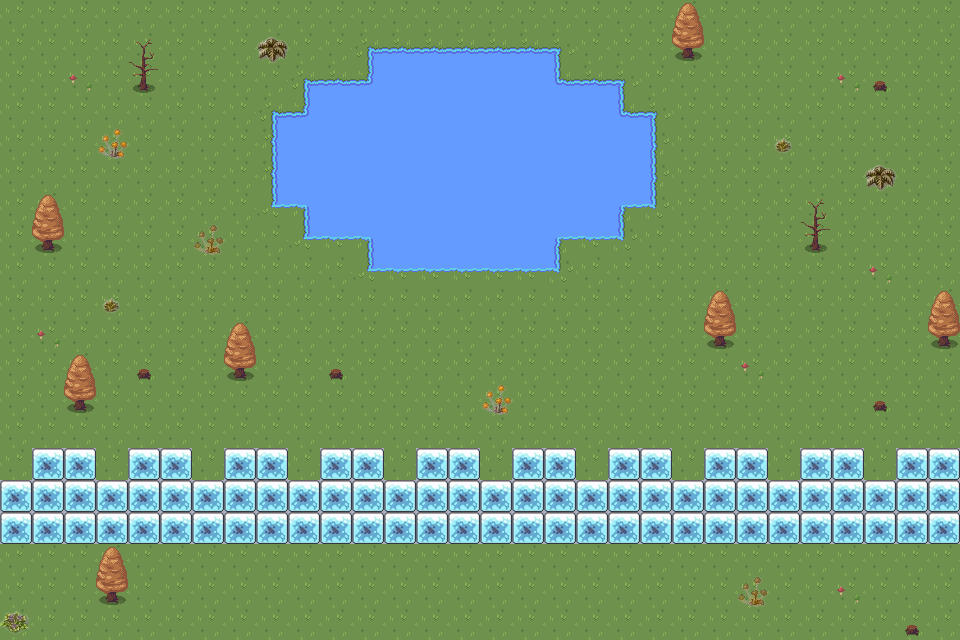

A level layout from a 2D game, rendered from its tile map. Below: a short description, then the map file with tile-grid data replaced by summaries:
An orthogonal 30x20 tile map with 32x32 px tiles, 5 tile layers (ete, eteDecor, automne, automneDecor, ...), 4 hidden layers not drawn, 6 tilesets and 6 objects (4x block, 2x other).

<map version="1.10" tiledversion="1.11.0" orientation="orthogonal" renderorder="right-down" width="30" height="20" tilewidth="32" tileheight="32" infinite="0" nextlayerid="20" nextobjectid="67">
 <tileset firstgid="1" source="RPG Nature Tileset.tsx" />
 <tileset firstgid="181" source="RPG Nature Tileset Autumn.tsx" />
 <tileset firstgid="316" source="IceTileset.tsx" />
 <tileset firstgid="496" source="Spring.tsx" />
 <tileset firstgid="676" source="Other.tsx" />
 <tileset firstgid="682" source="Flowers.tsx" />
 <group id="14" name="ete">
  <layer id="1" name="ete" width="30" height="20">
   <data>[600 cells, 600 non-empty, 29 distinct tile ids]</data>
  </layer>
  <layer id="8" name="eteDecor" width="30" height="20">
   <data>[600 cells, 38 non-empty, 5 distinct tile ids]</data>
  </layer>
  <objectgroup id="13" name="eteObj">
   <object id="65" name="win" type="other" x="447.092" y="63.1135" width="32" height="32" />
  </objectgroup>
 </group>
 <group id="15" name="automne">
  <layer id="2" name="automne" width="30" height="20">
   <data>[600 cells, 600 non-empty, 15 distinct tile ids]</data>
  </layer>
  <layer id="7" name="automneDecor" width="30" height="20">
   <data>[600 cells, 38 non-empty, 11 distinct tile ids]</data>
  </layer>
 </group>
 <group id="16" name="hiver" visible="0">
  <layer id="3" name="hiver" width="30" height="20">
   <data>[600 cells, 600 non-empty, 15 distinct tile ids]</data>
  </layer>
  <layer id="6" name="hiverDecor" width="30" height="20">
   <data>[600 cells, 38 non-empty, 4 distinct tile ids]</data>
  </layer>
 </group>
 <group id="17" name="printemps" visible="0">
  <layer id="4" name="printemps" width="30" height="20">
   <data>[600 cells, 600 non-empty, 15 distinct tile ids]</data>
  </layer>
  <layer id="5" name="printempsDecor" width="30" height="20">
   <data>[600 cells, 65 non-empty, 17 distinct tile ids]</data>
  </layer>
 </group>
 <group id="19" name="map">
  <layer id="18" name="mapObj" width="30" height="20">
   <data>[600 cells, 0 non-empty, 0 distinct tile ids]</data>
  </layer>
  <objectgroup id="9" name="mapObj">
   <object id="1" name="bordure_gauche" type="block" x="0" y="0" width="1" height="650" />
   <object id="3" name="bordure_haut" type="block" x="0" y="0" width="956" height="1" />
   <object id="4" name="bordure_bas" type="block" x="0" y="639" width="960" height="1" />
   <object id="2" name="bordure_droite" type="block" x="956" y="0" width="1" height="650" />
   <object id="66" name="start" type="other" x="361.235" y="581.636" width="32" height="32" />
  </objectgroup>
 </group>
</map>
